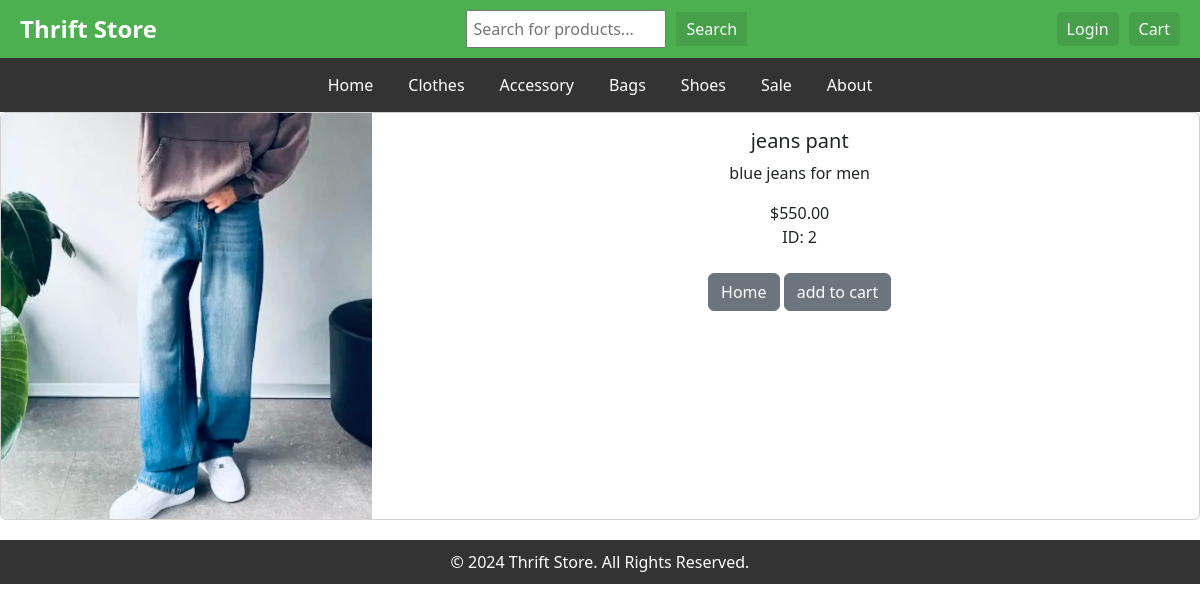
The app's page /product/2 with its own data.
### app1/models.py (models this page shows, shortened)
class Product(models.Model):
    name = models.CharField(max_length=100)
    price = models.DecimalField(default=0,decimal_places=2,max_digits=6)
    category = models.ForeignKey(Category, on_delete=models.CASCADE, default=1)
    description = models.CharField(max_length=260,default='',blank=True,null=True)
    image = models.ImageField(upload_to='uploads/product/')
    is_sale = models.BooleanField(default=False)
    sale_price = models.DecimalField(default=0,decimal_places=2,max_digits=6)

### app1/views.py (the view)
# urls.py: path('product/<int:pk>', views.product, name='product'),
def product(request, pk):
    product = Product.objects.get(id=pk)
    return render(request, 'product.html',{'product':product})

### cart/context_processor.py (called while the page is built)
def cart(request):
    return {'cart': Cart(request)}

### app1/templates/product.html (shortened to what this page needs)
{% extends 'base.html'%}
{% block content %}
<!DOCTYPE html>
<html lang="en">
<head>
    <link href="https://cdn.jsdelivr.net/npm/bootstrap@5.3.3/dist/css/bootstrap.min.css" rel="stylesheet">
</head>
<body>
    <div class="card mb-3">
        <div class="row g-0">
          <div class="col-md-4">
            <img src="{{ product.image.url }}" class="img-fluid rounded-start" >
          </div>
          <div class="col-md-8">
            <div class="card-body">
                <center>
              <h5 class="card-title">{{product.name}}</h5>
              <p class="card-text">{{product.description}}</p>
              {% if product.is_sale %}
                <div class="product-info">
                    <p class="product-category">{{product.category}}</p>
                    <div class="product-rating">
                        ★★★★★ 5
                    </div>
                    <div class="product-pricing">
                        <strike>
                        <span class="discounted-price">Rs{{product.price}}</span>
                        </strike>
                        &nbsp
                        <span class="discounted-price">Rs{{product.sale_price}}</span>
                    </div>
                </div>
              {% else %}
                ${{ product.price }}
                <br/>ID:  {{  product.id }}
              {% endif %}
              <br><br>
              <a href="{% url 'home'%}" class="btn btn-secondary">Home</a>
              <button type="button" value="{{ product.id }}"
               class ="btn btn-secondary" id= "add-cart">add to cart</button>
                </center>
            </div>
          </div>
        </div>
      </div>
</body>
</html>
{% endblock %}

### static/css/style.css (style rules this page uses)
body { font-family: Arial, sans-serif; margin: 0; padding: 0; box-sizing: border-box; }
button { background-color: #45a049; color: white; border: none; padding: 10px 15px; cursor: pointer; transition: background-color 0.3s; }

### records on screen
Product: image (picture), name "jeans pant", description "blue jeans for men", price "550.00", id "2"
